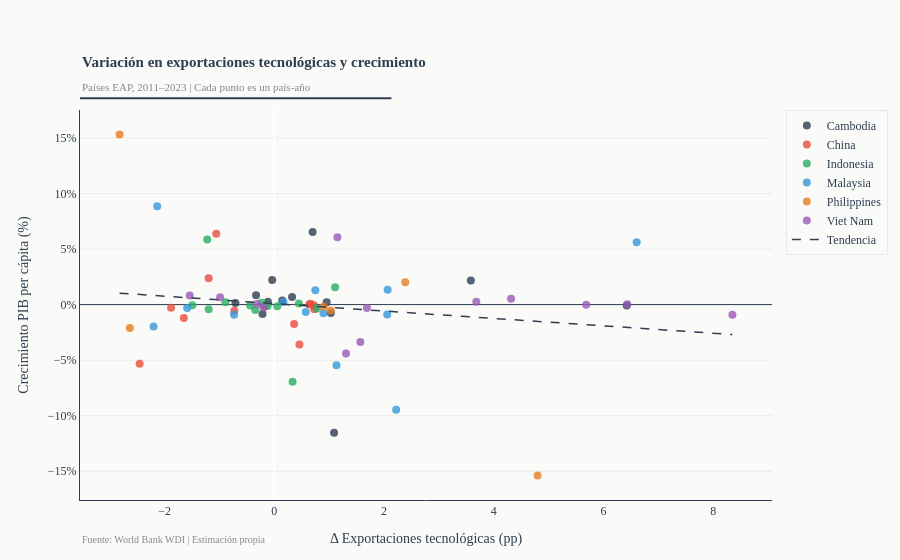

The cell this chart's notebook holds for it:
### Markdown cell above
**Figura 6 — Scatter exportaciones tecnológicas vs crecimiento (en diferencias)**

### Code cell
df_scatter = df_diff.reset_index().merge(
    df_long[['Country', 'economy', 'year']],
    on=['Country', 'year'], how='left'
).dropna(subset=['tech_exports', 'gdp_growth'])

fig_scatter = go.Figure()

for i, country in enumerate(df_scatter['Country'].unique()):
    d = df_scatter[df_scatter['Country'] == country]
    fig_scatter.add_trace(go.Scatter(
        x=d['tech_exports'], y=d['gdp_growth'],
        mode='markers', name=country,
        marker=dict(color=COLORS[i], size=8, opacity=0.8)
    ))

x_vals = df_scatter['tech_exports']
y_vals = df_scatter['gdp_growth']
z = np.polyfit(x_vals, y_vals, 1)
x_line = np.linspace(x_vals.min(), x_vals.max(), 100)

fig_scatter.add_trace(go.Scatter(
    x=x_line, y=np.poly1d(z)(x_line),
    mode='lines', name='Tendencia',
    line=dict(color='#2c3e50', width=1.5, dash='dash')
))

fig_scatter.update_layout(**BASE_LAYOUT, title=None)
fig_scatter.update_xaxes(title='Δ Exportaciones tecnológicas (pp)')
fig_scatter.update_yaxes(title='Crecimiento PIB per cápita (%)', ticksuffix='%')
add_title(fig_scatter, 'Variación en exportaciones tecnológicas y crecimiento',
          'Países EAP, 2011–2023 | Cada punto es un país-año')
add_source(fig_scatter, 'World Bank WDI | Estimación propia')
fig_scatter.show()

### Figure 1 — Plotly figure (JSON) as saved in the notebook; plotly's stock layout.template omitted (floating-point values rounded to 4 significant figures)
{"data": [{"marker": {"color": "#2c3e50", "opacity": 0.8, "size": 8}, "mode": "markers", "name": "Cambodia", "type": "scatter", "x": [-0.03863, 0.1443, 0.9538, -0.7072, 1.03, 0.3235, -0.1163, -0.3331, -0.2153, 1.089, 0.6976, 3.582, 6.423], "y": [2.216, 0.3776, 0.2093, 0.1542, -0.7582, 0.6901, 0.249, 0.8398, -0.849, -11.55, 6.542, 2.161, -0.07153]}, {"marker": {"color": "#e74c3c", "opacity": 0.8, "size": 8}, "mode": "markers", "name": "China", "type": "scatter", "x": [-1.65, 0.3613, 0.7238, -1.882, 0.7275, -0.1767, 0.6573, 0.6363, -0.7295, 0.458, -1.058, -2.454, -1.197], "y": [-1.199, -1.738, -0.06379, -0.2766, -0.4281, -0.1931, 0.08084, 0.01235, -0.5657, -3.596, 6.376, -5.326, 2.377]}, {"marker": {"color": "#27ae60", "opacity": 0.8, "size": 8}, "mode": "markers", "name": "Indonesia", "type": "scatter", "x": [-1.495, 0.05462, -1.196, -0.3476, -0.4386, -0.8913, 0.4477, -0.2333, -0.1209, 0.3327, -1.223, 1.107, 0.7749], "y": [-0.07032, -0.1475, -0.4194, -0.4764, -0.07385, 0.2047, 0.09056, 0.1582, -0.118, -6.936, 5.869, 1.55, -0.3569]}, {"marker": {"color": "#3498db", "opacity": 0.8, "size": 8}, "mode": "markers", "name": "Malaysia", "type": "scatter", "x": [-2.2, 0.1661, 0.8958, 0.7485, -0.7339, 0.5733, 2.065, 2.057, -1.589, 2.22, -2.134, 6.603, 1.134], "y": [-1.968, 0.2268, -0.7735, 1.285, -0.9187, -0.6657, 1.342, -0.8878, -0.3145, -9.469, 8.841, 5.602, -5.466]}, {"marker": {"color": "#e67e22", "opacity": 0.8, "size": 8}, "mode": "markers", "name": "Philippines", "type": "scatter", "x": [1.028, 0.9007, 4.798, -2.82, 2.386, -2.633], "y": [-0.5279, -0.1985, -15.38, 15.31, 2.004, -2.098]}, {"marker": {"color": "#9b59b6", "opacity": 0.8, "size": 8}, "mode": "markers", "name": "Viet Nam", "type": "scatter", "x": [5.684, 8.348, 6.433, -1.541, 4.314, 1.688, 3.681, -0.988, -0.3167, 1.307, -0.2005, 1.15, 1.568], "y": [-0.01778, -0.9182, 0.03868, 0.8229, 0.5311, -0.3147, 0.2636, 0.6631, 0.04369, -4.409, -0.2493, 6.059, -3.364]}, {"line": {"color": "#2c3e50", "dash": "dash", "width": 1.5}, "mode": "lines", "name": "Tendencia", "type": "scatter", "x": [-2.82, -2.707, -2.594, -2.481, -2.368, -2.256, -2.143, -2.03, -1.917, -1.804, -1.692, -1.579, -1.466, -1.353, -1.24, -1.128, -1.015, -0.902, -0.7892, -0.6763, -0.5635, -0.4507, -0.3379, -0.2251, -0.1123, 0.0004968, 0.1133, 0.2261, 0.3389, 0.4517, 0.5645, 0.6773, 0.7901, 0.903, 1.016, 1.129, 1.241, 1.354, 1.467, 1.58, 1.693, 1.805, 1.918, 2.031, 2.144, 2.257, 2.369, 2.482, 2.595, 2.708, 2.821, 2.933, 3.046, 3.159, 3.272, 3.385, 3.498, 3.61, 3.723, 3.836, 3.949, 4.062, 4.174, 4.287, 4.4, 4.513, 4.626, 4.738, 4.851, 4.964, 5.077, 5.19, 5.302, 5.415, 5.528, 5.641, 5.754, 5.866, 5.979, 6.092, 6.205, 6.318, 6.431, 6.543, 6.656, 6.769, 6.882, 6.995, 7.107, 7.22, 7.333, 7.446, 7.559, 7.671, 7.784, 7.897, 8.01, 8.123, 8.235, 8.348], "y": [1.029, 0.9909, 0.9533, 0.9157, 0.878, 0.8404, 0.8028, 0.7652, 0.7275, 0.6899, 0.6523, 0.6147, 0.577, 0.5394, 0.5018, 0.4641, 0.4265, 0.3889, 0.3513, 0.3136, 0.276, 0.2384, 0.2008, 0.1631, 0.1255, 0.08789, 0.05027, 0.01264, -0.02498, -0.06261, -0.1002, -0.1379, -0.1755, -0.2131, -0.2507, -0.2884, -0.326, -0.3636, -0.4012, -0.4389, -0.4765, -0.5141, -0.5517, -0.5894, -0.627, -0.6646, -0.7022, -0.7399, -0.7775, -0.8151, -0.8527, -0.8904, -0.928, -0.9656, -1.003, -1.041, -1.078, -1.116, -1.154, -1.191, -1.229, -1.267, -1.304, -1.342, -1.38, -1.417, -1.455, -1.492, -1.53, -1.568, -1.605, -1.643, -1.681, -1.718, -1.756, -1.793, -1.831, -1.869, -1.906, -1.944, -1.982, -2.019, -2.057, -2.094, -2.132, -2.17, -2.207, -2.245, -2.283, -2.32, -2.358, -2.395, -2.433, -2.471, -2.508, -2.546, -2.584, -2.621, -2.659, -2.696]}], "layout": {"annotations": [{"align": "left", "font": {"color": "#2c3e50", "family": "Georgia, serif", "size": 15}, "showarrow": false, "text": "<b>Variación en exportaciones tecnológicas y crecimiento</b>", "x": 0, "xref": "paper", "y": 1.15, "yref": "paper"}, {"align": "left", "font": {"color": "#888", "family": "Georgia, serif", "size": 11}, "showarrow": false, "text": "Países EAP, 2011–2023 | Cada punto es un país-año", "x": 0, "xref": "paper", "y": 1.08, "yref": "paper"}, {"align": "left", "font": {"color": "#888", "size": 10}, "showarrow": false, "text": "Fuente: World Bank WDI | Estimación propia", "x": 0, "xref": "paper", "y": -0.12, "yref": "paper"}], "font": {"color": "#2c3e50", "family": "Georgia, serif", "size": 12}, "legend": {"bgcolor": "#fafaf8", "bordercolor": "#e8e8e4", "borderwidth": 1, "font": {"color": "#2c3e50"}}, "margin": {"b": 60, "t": 110}, "paper_bgcolor": "#fafaf8", "plot_bgcolor": "#fafaf8", "shapes": [{"line": {"color": "#2c3e50", "width": 2}, "type": "line", "x0": 0, "x1": 0.45, "xref": "paper", "y0": 1.03, "y1": 1.03, "yref": "paper"}], "title": {}, "xaxis": {"gridcolor": "#e8e8e4", "gridwidth": 0.5, "linecolor": "#2c3e50", "showgrid": false, "tickfont": {"color": "#2c3e50"}, "title": {"text": "Δ Exportaciones tecnológicas (pp)"}}, "yaxis": {"gridcolor": "#e8e8e4", "gridwidth": 0.8, "linecolor": "#2c3e50", "tickfont": {"color": "#2c3e50"}, "ticksuffix": "%", "title": {"text": "Crecimiento PIB per cápita (%)"}, "zeroline": true, "zerolinecolor": "#2c3e50", "zerolinewidth": 1}}}
